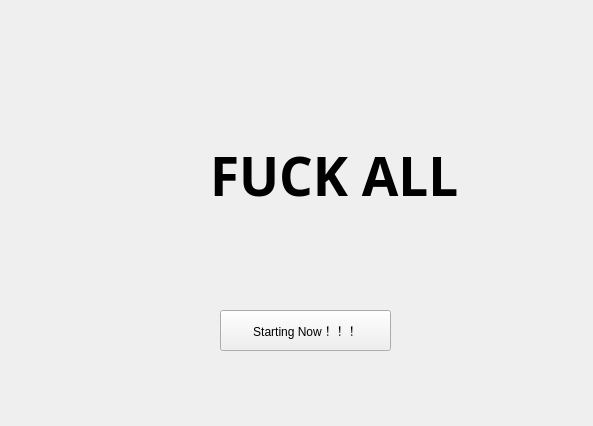
<?xml version="1.0" encoding="UTF-8"?>
<ui version="4.0">
 <class>Form</class>
 <widget class="QWidget" name="Form">
  <property name="geometry">
   <rect>
    <x>0</x>
    <y>0</y>
    <width>593</width>
    <height>426</height>
   </rect>
  </property>
  <property name="windowTitle">
   <string>Form</string>
  </property>
  <widget class="QLabel" name="label">
   <property name="geometry">
    <rect>
     <x>210</x>
     <y>120</y>
     <width>281</width>
     <height>111</height>
    </rect>
   </property>
   <property name="font">
    <font>
     <family>Mistral</family>
     <pointsize>40</pointsize>
     <weight>75</weight>
     <bold>true</bold>
    </font>
   </property>
   <property name="text">
    <string>FUCK ALL</string>
   </property>
  </widget>
  <widget class="QPushButton" name="start">
   <property name="geometry">
    <rect>
     <x>220</x>
     <y>310</y>
     <width>171</width>
     <height>41</height>
    </rect>
   </property>
   <property name="text">
    <string>Starting Now！！！</string>
   </property>
  </widget>
 </widget>
 <resources/>
 <connections/>
 <slots>
  <slot>slot1()</slot>
 </slots>
</ui>
